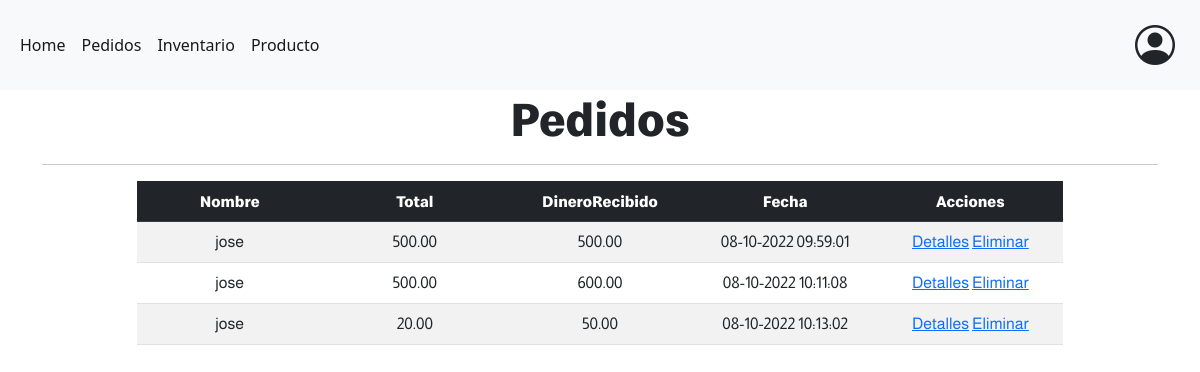
Screenshot of /pedido/index (signed in) with the database file from the repository.
### tables this page shows
CREATE TABLE `pedidos` (
  `Id` int(255) NOT NULL,
  `UsuarioId` int(255) NOT NULL,
  `Total` decimal(9,2) NOT NULL,
  `DineroRecibido` decimal(9,2) NOT NULL,
  `Fecha` timestamp NOT NULL DEFAULT current_timestamp()
);

CREATE TABLE `usuarios` (
  `Id` int(255) NOT NULL,
  `IdRol` int(255) NOT NULL,
  `Nombre` varchar(255) NOT NULL,
  `Password` varchar(255) NOT NULL,
  `UsuarioCreacion` int(11) NOT NULL,
  `FechaCreacion` timestamp NOT NULL DEFAULT current_timestamp(),
  `FechaModificacion` timestamp NOT NULL DEFAULT current_timestamp() ON UPDATE current_timestamp()
);

### controllers/pedidoController.php (called while the page is built, shortened)
<?php
require_once 'models/pedido.php';
class pedidoController
{
	public function index()
	{
		$usuario_id = $_SESSION['identity']->Id;
		$pedido = new Pedido();
		$pedido->setUsuarioId($usuario_id);
		$pedidos = $pedido->getAll();
		require_once 'views/pedido/index.php';
	}
}

### config/db.php (called while the page is built)
<?php
class Database{
	public static function connect(){
		$db = new mysqli('localhost', 'root', '', 'restaurantes');
		$db->query("SET NAMES 'utf8'");
		return $db;
	}
}

### models/pedido.php (called while the page is built, shortened)
<?php
class Pedido
{
	private $db;
	public function __construct()
	{
		$this->db = Database::connect();
	}
	public function getAll()
	{
		$productos = $this->db->query("SELECT usuarios.Nombre, pedidos.Id,pedidos.Total,
		pedidos.DineroRecibido, pedidos.Fecha,
		date_format(Fecha, \"%d-%m-%Y %H:%i:%s\") as Fecha
		FROM pedidos
		INNER JOIN usuarios on pedidos.UsuarioId = usuarios.Id");
		return $productos;
	}
}

### views/pedido/index.php (the view)
<div class="container-fluid text-center">
    <div class="container titulo">
        <h1 class="display-5">Pedidos</h1>
        <hr>
    </div>
    <div class="text-center container">
        <div class="row justify-content-center">
            <div class="col-10">
                <table class="table table-striped">
                    <thead class="table table-dark titulo">
                        <tr class="row-cols-6">
                            <th scope="col">Nombre</th>
                            <th scope="col">Total</th>
                            <th scope="col">DineroRecibido</th>
                            <th scope="col">Fecha</th>
                            <th scope="col">Acciones</th>
                        </tr>
                    </thead>
                    <tbody>
                        <?php while ($items = $pedidos->fetch_object()) { ?>
                            <tr class="row-cols-6 parrafo">
                                <td classs="col"><?= $items->Nombre ?></td>
                                <td classs="col"><?= $items->Total ?></td>
                                <td classs="col"><?= $items->DineroRecibido ?></td>
                                <td classs="col"><?= $items->Fecha ?></td>
                                <td classs="col"><a href="<?= base_url . 'pedido/detalle&id=' . $items->Id ?>">Detalles</a>
                                    <a href="<?= base_url . 'pedido/eliminar&id=' . $items->Id ?>">Eliminar</a>
                                </td>
                            </tr>
                        <?php } ?>
                    </tbody>
                </table>
            </div>
        </div>
    </div>
</div>

### wwwroot/css/site.css (style rules this page uses)
.titulo { font-family: Titulo; }
.parrafo { font-family: parrafo; font-weight: 500; }
@media (min-width: 768px) { html { font-size: 16px; } }
html { position: relative; min-height: 100%; }
body { margin-bottom: 30px; }

### rows the page displays
pedidos: UsuarioId.Nombre "jose", Total "500.00", DineroRecibido "500.00", Fecha "08-10-2022 09:59:01"
pedidos: UsuarioId.Nombre "jose", Total "500.00", DineroRecibido "600.00", Fecha "08-10-2022 10:11:08"
pedidos: UsuarioId.Nombre "jose", Total "20.00", DineroRecibido "50.00", Fecha "08-10-2022 10:13:02"
